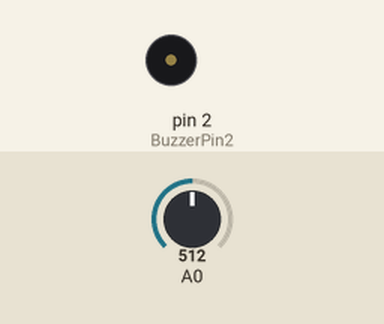
Simulated run of this sketch. Board: Arduino Uno, built with avr-gcc and run on an emulated ATmega328P. Parts: buzzer (waves = sounding). The test bench sets the inputs (shaded band); at power-on: A0 = 512.

Above: at 1.2 s.
1.3 s: A0 set to 483
At 1.8 s:
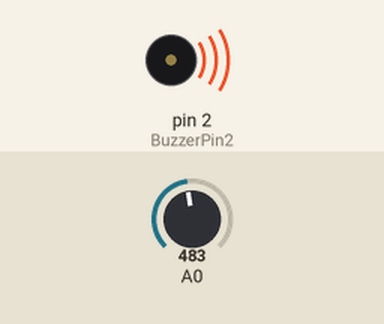
4.3 s: A0 set to 510
At 5.3 s:
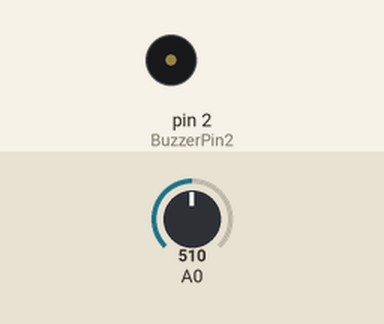
5.8 s: A0 set to 490
At 6.5 s:
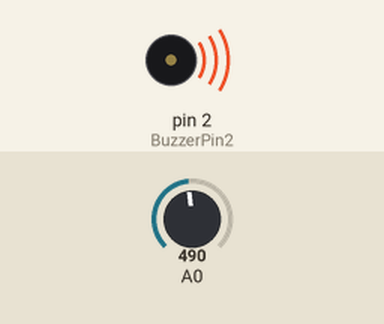
8.8 s: A0 set to 511
At 9.9 s:
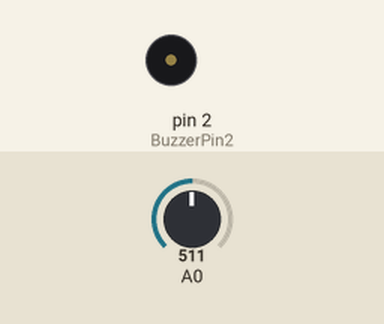
Timing chart, 0 to 11.3 s (numbered marks = the images above; inputs shaded):
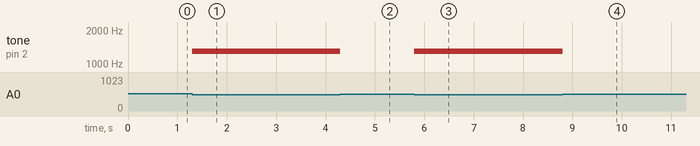

Measured:
- the behaviour switches between 500 and 499 on A0 (found by bisection; images 0 and 1)
- after the input at 1.3 s, tone on pin 2 (BuzzerPin2): silent → 1300 Hz at once
- after the input at 4.3 s, tone on pin 2 (BuzzerPin2): 1300 Hz → silent at once
- after the input at 5.8 s, tone on pin 2 (BuzzerPin2): silent → 1300 Hz at once
- after the input at 8.8 s, tone on pin 2 (BuzzerPin2): 1300 Hz → silent at once

The sketch:

Gray_sensor.ino
```cpp
#define BuzzerPin2 2

void setup()
{

}

void loop()
{
  if (analogRead(A0) < 500) {
    tone(BuzzerPin2,1300);
    delay(500);
    tone(BuzzerPin2,1300);
    delay(500);
    noTone(BuzzerPin2);

  }

}
```
